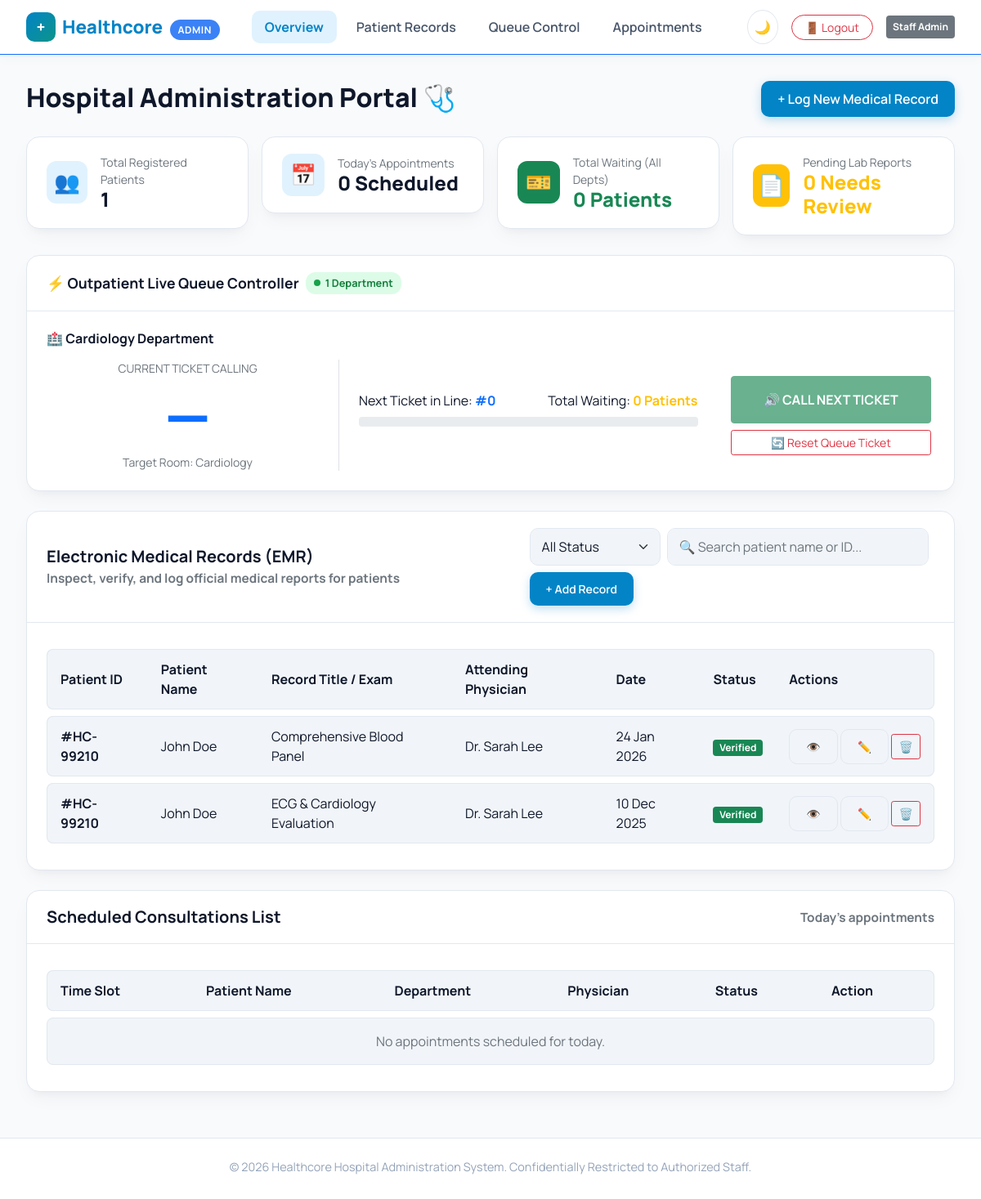
/admin.php (signed in), run on the app's committed database.
### tables this page shows
CREATE TABLE `medical_records` (
  `id` int(11) NOT NULL,
  `patient_id` int(11) NOT NULL,
  `doctor_id` int(11) NOT NULL,
  `title` varchar(200) NOT NULL,
  `notes` text DEFAULT NULL,
  `record_date` date NOT NULL,
  `status` enum('Verified','Under Review') DEFAULT 'Under Review',
  `created_at` timestamp NOT NULL DEFAULT current_timestamp()
);

CREATE TABLE `patients` (
  `id` int(11) NOT NULL,
  `user_id` int(11) NOT NULL,
  `patient_code` varchar(20) NOT NULL,
  `dob` date DEFAULT NULL,
  `gender` enum('Male','Female','Other') DEFAULT 'Other',
  `blood_type` varchar(5) DEFAULT NULL,
  `height_cm` int(11) DEFAULT NULL,
  `weight_kg` int(11) DEFAULT NULL,
  `address` varchar(255) DEFAULT NULL,
  `emergency_name` varchar(120) DEFAULT NULL,
  `emergency_phone` varchar(30) DEFAULT NULL,
  `insurance_provider` varchar(150) DEFAULT NULL,
  `insurance_policy_no` varchar(60) DEFAULT NULL,
  `primary_doctor_id` int(11) DEFAULT NULL
);

CREATE TABLE `users` (
  `id` int(11) NOT NULL,
  `role` enum('patient','doctor','admin') NOT NULL DEFAULT 'patient',
  `full_name` varchar(120) NOT NULL,
  `email` varchar(150) NOT NULL,
  `password` varchar(255) NOT NULL,
  `phone` varchar(30) DEFAULT NULL,
  `created_at` timestamp NOT NULL DEFAULT current_timestamp(),
  `sms_notif` tinyint(1) NOT NULL DEFAULT 1,
  `email_notif` tinyint(1) NOT NULL DEFAULT 1,
  `lab_notif` tinyint(1) NOT NULL DEFAULT 1
);

### admin.php (the view, shortened to what the rows shown need)
<?php
require_once 'auth.php';
require_once 'db.php';
require_once 'queue_helpers.php';
$isDoctor      = current_role() === 'doctor';
$myDepartment  = null;
$queueDepartments = $isDoctor ? [$myDepartment] : active_departments($pdo);
$departmentQueues = [];
foreach ($queueDepartments as $dept) {
    $q = get_or_create_queue($pdo, $dept);
    $serving  = (int) $q['currently_serving'];
    $maxTicket = department_max_ticket($pdo, $dept);
    $nextTicket = department_next_ticket($pdo, $dept);
    $waitingHere = department_waiting_count($pdo, $dept);
    $departmentQueues[] = [
        'department'  => $dept,
        'slug'        => department_slug($dept),
        'serving'     => $serving,
        'maxTicket'   => $maxTicket,
        'nextTicket'  => $nextTicket,
        'waiting'     => $waitingHere,
        'progressPct' => $maxTicket > 0 ? min(100, max(0, round(($serving / $maxTicket) * 100))) : ($serving >= 0 ? 100 : 0),
    ];
}
$recordsSql = "SELECT mr.*, p.patient_code, u1.full_name AS patient_name, u2.full_name AS doctor_name
                FROM medical_records mr
                JOIN patients p ON p.id = mr.patient_id
                JOIN users u1 ON u1.id = p.user_id
                JOIN doctors d ON d.id = mr.doctor_id
                JOIN users u2 ON u2.id = d.user_id";
$recordsParams = [];
$recordsSql .= ' ORDER BY mr.record_date DESC LIMIT 25';
$stmt = $pdo->prepare($recordsSql);
$stmt->execute($recordsParams);
$records = $stmt->fetchAll();
function statusBadge(string $status): string {
    return match ($status) {
        'Verified', 'Completed', 'Confirmed' => 'bg-success',
        'Under Review', 'Pending' => 'bg-warning text-dark',
        'Arrived', 'Called' => 'bg-info text-dark',
        'Cancelled' => 'bg-danger',
        default => 'bg-secondary',
    };
}
?>
<!DOCTYPE html>
<html lang="en" data-theme="light">
<head>
    <link href="https://cdn.jsdelivr.net/npm/bootstrap@5.0.2/dist/css/bootstrap.min.css" rel="stylesheet">
    <link rel="stylesheet" href="style.css">
</head>
<body>
    <main class="main-wrapper">
        <div class="d-flex align-items-center justify-content-between mb-4 flex-wrap gap-2">
            <div>
                <h2 class="manrope-800 mb-1">Hospital Administration Portal 🩺</h2>
            </div>
        </div>
        <section class="card-custom mb-4" id="queue-controller">
            <div class="card-body-custom">
                <?php foreach ($departmentQueues as $i => $dq): ?>
                    <div class="dept-queue-panel <?= $i > 0 ? 'border-top pt-4 mt-4' : '' ?>"
                         data-department="<?= htmlspecialchars($dq['department']) ?>"
                         data-slug="<?= htmlspecialchars($dq['slug']) ?>">
                        <div class="row align-items-center">
                            <div class="col-lg-4 text-center border-end">
                                <h1 class="display-2 manrope-800 text-primary my-1 dept-serving-ticket"><?= $dq['serving'] >= 0 ? $dq['serving'] : '—' ?></h1>
                            </div>
                        </div>
                    </div>
                <?php endforeach; ?>
            </div>
        </section>
        <section class="card-custom mb-4" id="records-management">
            <div class="card-body-custom">
                <div class="records-table-container">
                    <table class="records-table">
                        <thead>
                            <tr><th>Patient ID</th><th>Patient Name</th><th>Record Title / Exam</th><th>Attending Physician</th><th>Date</th><th>Status</th><th>Actions</th></tr>
                        </thead>
                        <tbody id="adminRecordsTableBody">
                            <?php foreach ($records as $r): ?>
                                <tr data-status="<?= htmlspecialchars($r['status']) ?>">
                                    <td><strong>#<?= htmlspecialchars($r['patient_code']) ?></strong></td>
                                    <td><?= htmlspecialchars($r['patient_name']) ?></td>
                                    <td><?= htmlspecialchars($r['title']) ?></td>
                                    <td><?= htmlspecialchars($r['doctor_name']) ?></td>
                                    <td><?= date('d M Y', strtotime($r['record_date'])) ?></td>
                                    <td><span class="badge <?= statusBadge($r['status']) ?>"><?= htmlspecialchars($r['status']) ?></span></td>
                                    <td class="text-nowrap">
                                        <button type="button" class="btn btn-sm btn-outline-custom view-record-btn" title="View"
                                                data-patient="<?= htmlspecialchars($r['patient_name']) ?> (#<?= htmlspecialchars($r['patient_code']) ?>)"
                                                data-doctor="<?= htmlspecialchars($r['doctor_name']) ?>"
                                                data-date="<?= date('d M Y', strtotime($r['record_date'])) ?>"
                                                data-status="<?= htmlspecialchars($r['status']) ?>"
                                                data-title="<?= htmlspecialchars($r['title']) ?>"
                                                data-notes="<?= htmlspecialchars($r['notes'] ?? '') ?>">👁️</button>
                                        <button type="button" class="btn btn-sm btn-outline-custom edit-record-btn" title="Edit"
                                                data-id="<?= (int) $r['id'] ?>"
                                                data-patient-id="<?= (int) $r['patient_id'] ?>"
                                                data-doctor-id="<?= (int) $r['doctor_id'] ?>"
                                                data-title="<?= htmlspecialchars($r['title']) ?>"
                                                data-notes="<?= htmlspecialchars($r['notes'] ?? '') ?>"
                                                data-date="<?= htmlspecialchars($r['record_date']) ?>">✏️</button>
                                        <form method="POST" action="admin.php" class="d-inline" onsubmit="return confirm('Delete this medical record? This cannot be undone.');">
                                            <button type="submit" class="btn btn-sm btn-outline-danger" title="Delete">🗑️</button>
                                        </form>
                                    </td>
                                </tr>
                            <?php endforeach; ?>
                        </tbody>
                    </table>
                </div>
            </div>
        </section>
        <section class="card-custom mb-4" id="appointments-management">
            <div class="card-body-custom">
                <div class="records-table-container">
                    <table class="records-table">
                        <thead>
                            <tr><th>Time Slot</th><th>Patient Name</th><th>Department</th><th>Physician</th><th>Status</th><th>Action</th></tr>
                        </thead>
                    </table>
                </div>
            </div>
        </section>
    </main>
</body>
</html>

### data on the page
medical_records: patient.patient_code "HC-99210", users.full_name "John Doe", title "Comprehensive Blood Panel", users.full_name "Dr. Sarah Lee", record_date "24 Jan 2026", status "Verified"
medical_records: patient.patient_code "HC-99210", users.full_name "John Doe", title "ECG & Cardiology Evaluation", users.full_name "Dr. Sarah Lee", record_date "10 Dec 2025", status "Verified"

### other printed values
$_SESSION['full_name'] "Staff Admin"
$totalPatients "1"
$todaysApptCount "0"
$totalWaitingAllDepts "0"
$pendingReports "0"
count($departmentQueues) "1"
$dq['department'] "Cardiology"
$dq['nextTicket'] "0"
$dq['waiting'] "0"
